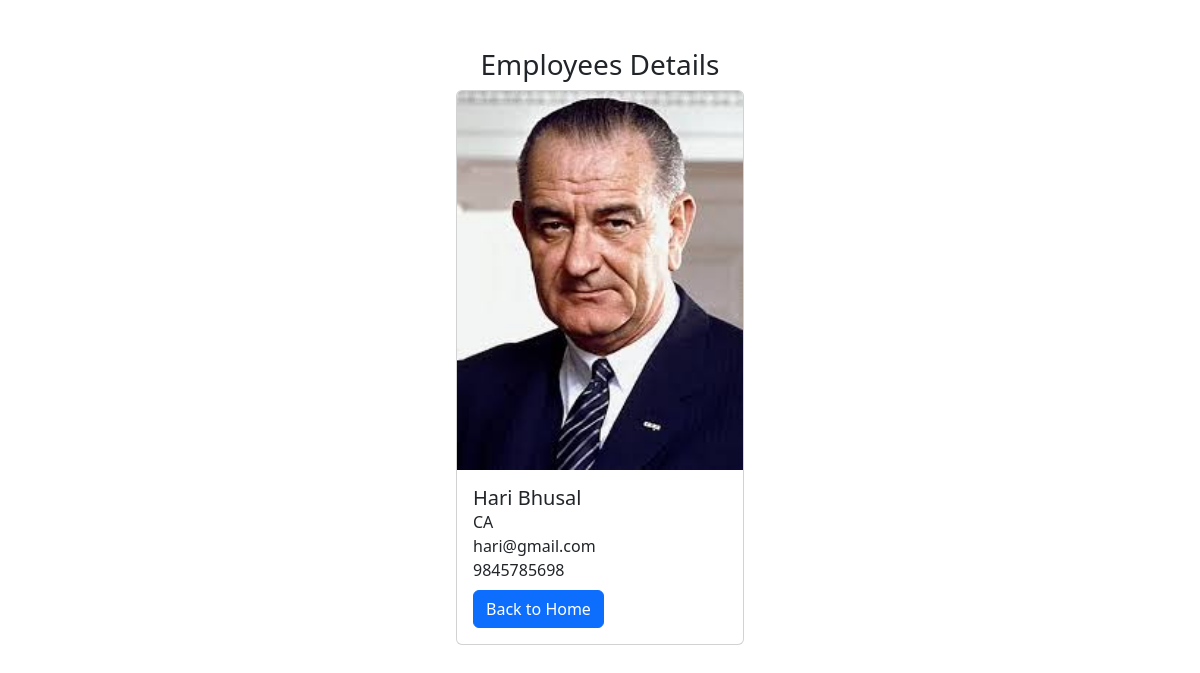
Page /employees/3/ on the committed database.
### employees/models.py (models this page shows, shortened)
class Employee(models.Model):
    first_name = models.CharField(max_length=100)
    last_name = models.CharField(max_length=100)
    photo = models.ImageField(upload_to='images')
    designation = models.CharField(max_length=100)
    phone_number = models.CharField(max_length=10, blank=True)
    email_address = models.EmailField(max_length=100, unique=True)
    created_at = models.DateTimeField(auto_now_add=True)
    updated_at = models.DateTimeField(auto_now=True)

### employees/views.py (the view)
# urls.py: path('<int:pk>/',views.employee_detail, name='employee_detail'),
def employee_detail(request, pk):
    employee =get_object_or_404(Employee, pk=pk)
    context ={
        'employee':employee,
    }
    return render(request, 'employee_detail.html' , context)

### templates/employee_detail.html (shortened to what this page needs)
{% load static %}
<!DOCTYPE html>
<html lang="en">
<head>
    <link href="https://cdn.jsdelivr.net/npm/bootstrap@5.3.8/dist/css/bootstrap.min.css" rel="stylesheet"
>
    <link rel="stylesheet" href="{% static 'css/style.css' %}">
</head>
<body>
    <div class="container pt-5">
        <h3 class="text-center"> Employees Details </h3>
        <div class="card mx-auto" style="width: 18rem;">
            <img src="{{ employee.photo.url}}" class="card-img-top" alt="Employee photo">
            <div class="card-body">
                <h5 class="card-title text-capitalize m-0">{{ employee.first_name }} {{ employee.last_name}}</h5>
                <p class="card-text text-capitalize m-0">{{employee.designation}}</p>
                <p class="card-text m-0">{{employee.email_address}}</p>
                <p class="card-text m-0">{{employee.phone_number}}</p>
                <a href="{% url 'home' %}" class="btn btn-primary mt-2"> Back to Home</a>
            </div>
        </div>
    </div>
</body>
</html>

### mysite/static/css/style.css (style rules this page uses)
body { margin: 0; padding: 0; }

### rows in the picture
Employee: photo (picture), first_name "Hari", last_name "Bhusal", designation "CA", email_address "hari@gmail.com", phone_number "9845785698"
